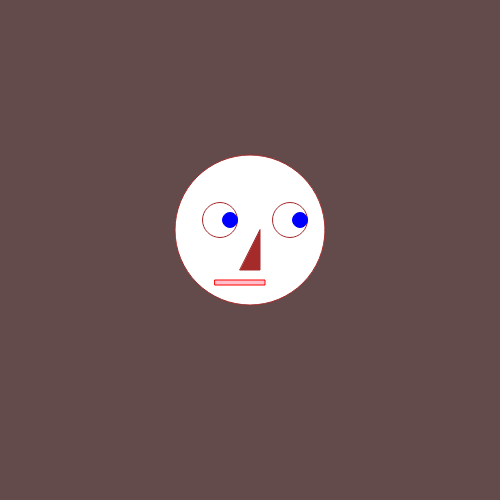
Frame 1 (no input)
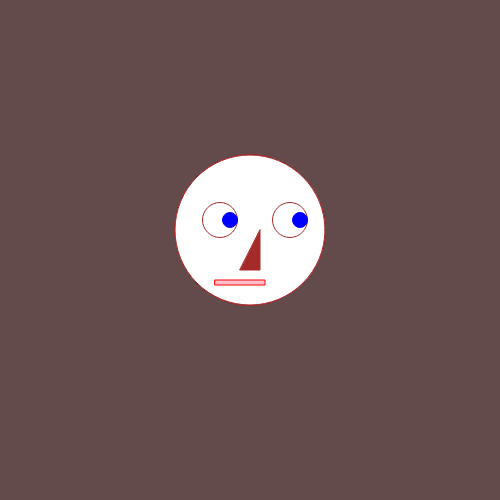
Frame 60 (no input)
Frame 120 (the mouse pressed at the canvas centre since frame 60): identical to frame 60, image omitted

The p5.js sketch that drew these frames (run headless with seeded random() and noise() and a simulated clock; from frame 60 on, the mouse is pressed at the canvas centre):

// p5.js sketch
// ── sketch.js
var eyeSize= 15;
var pointX= 35;
var pointY=35;
var heightX= 290;
var widthY= 220;

function setup() {
  // put setup code here
  createCanvas(500,500);
  background(100,75,75);
}

function draw() {
  // put drawing code here

  //body
  fill("clear");//adjusts inner shape color
  stroke ("brown");//outer edge color
  ellipse(250,230,150,150)

  //left eye
  ellipse(220,220,pointX,pointY);
  //right eye
  ellipse(heightX,widthY,35,35);

  //left pupil
  fill("blue");
  stroke ("blue");
  ellipse(230,220,eyeSize,eyeSize);
  //right pupil
  fill("blue");
  stroke ("blue");
  ellipse(300,220,eyeSize,eyeSize);

  fill("brown");
  stroke("brown");
  triangle((width/2)+10 ,(height/2) -20,(width/2)+10, (height/2)+ 20, (width/2) -10, (height/2) +20);

  fill("pink");
  stroke("red");
  rect(215,280,50,5);//rect starts drawming from left hand corner
}
